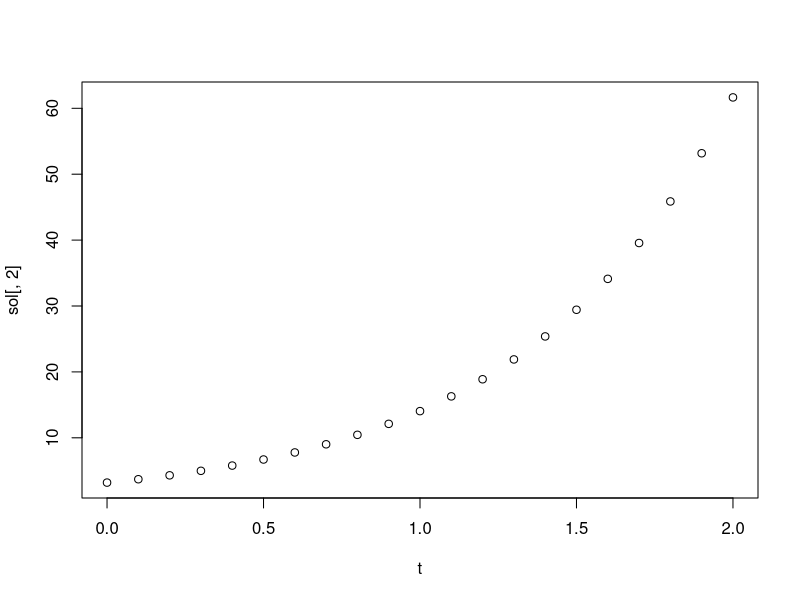

Write R code to recreate this figure.
library(deSolve)

N<-3.2
b<-.02
T<-8
Tmin<-(-.6)

rate<-b*(T-Tmin)^2

Growth_Sal<-function(times,y,params){
  DNt.dt<-p[1]*y[1]
  return(list(DNt.dt))
}

p<-c(rate)
t<-seq(0,2, by=.1)

sol<-ode(y=N, times = t , func = Growth_Sal, parms = p)
plot(t,sol[,2])
